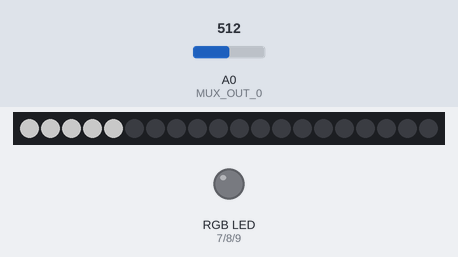
A sketch run on a simulated Arduino Leonardo, built with avr-gcc and run on an emulated ATmega32U4. On the bench: 20 RGB LEDs in strip order, left to right, an RGB LED mixed from three pins (HIGH = lit). Inputs (shaded band) come from the test bench; at power-on: A0 (MUX_OUT_0) = 512. Dim RGB values are drawn brighter than linear; the strip is taken to match the declared colour order; pins used as bus, display or sensor lines are not drawn.

Above: at 1.2 s.
1.3 s: A0 (MUX_OUT_0) set to 495
At 2.4 s:
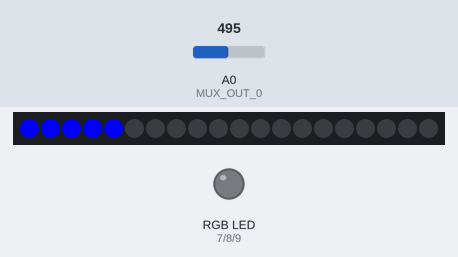
2.8 s: A0 (MUX_OUT_0) set to 716
At 3.1 s:
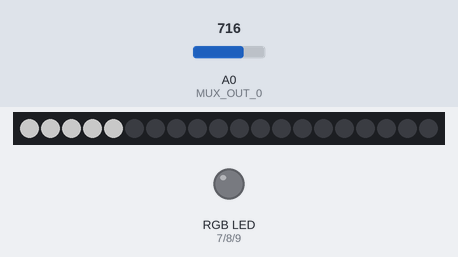
4.3 s: A0 (MUX_OUT_0) set to 511
At 4.7 s:
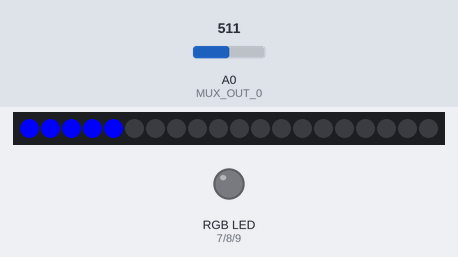
5.8 s: A0 (MUX_OUT_0) set to 900
At 6.8 s:
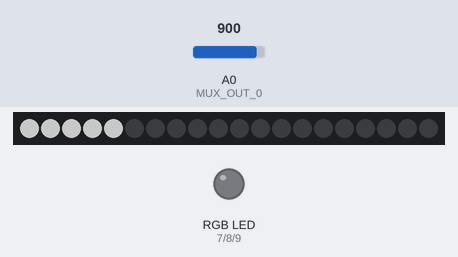
Timing chart, 0 to 8.3 s (numbered marks = the images above; inputs shaded):
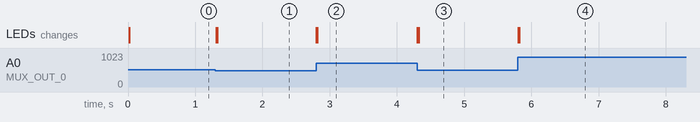

The sketch:

H3_MIDIController_Rev_2_SW_V_2_0.ino
```cpp
// Name: H3_HMI_TestBoard_Rev_2_SW_2_0
// Programmer: Pablo dMM (Pablodmm.isp@gmail.com)
// Date: July 2017
// Description:
// Test Code for H3_MIDIController_Rev_2 Board. Part of the Henar 3 project in which Autofabricantes collaborates.

// Library Import
#include <Adafruit_NeoPixel.h>
#include <MIDIUSB.h>

// MIDI MSSG VALUES

// First Byte
#define NOTE_ON     0x90
#define NOTE_OFF    0x80
#define CONTROL     0xB0

// Second Byte
#define MODULATION        1
#define VOLUME            7
#define NOTE_C           48
#define NOTE_Cs          49
#define NOTE_D           50
#define NOTE_Ds          51
#define NOTE_E           52
#define NOTE_F           53
#define NOTE_Fs          54
#define NOTE_G           55
#define NOTE_Gs          56
#define NOTE_A           57
#define NOTE_As          58
#define NOTE_B           59
#define NOTE_C2          60

// Pin Definition
#define LED               2
#define MUX_A             3
#define MUX_B             4
#define MUX_C             5
#define MUX_D             6
#define LED_R             7
#define LED_G             8
#define LED_B             9
#define SWT_0             10
#define SWT_1             11
#define MUX_OUT_0         0
#define MUX_OUT_1         1
#define MUX_OUT_1         2
#define POT_0             1
#define POT_1             2

// Constants Definition:
// --------------------------------------------------------------------
// --------------------------------------------------------------------

// General Program Parameters:
#define MIDI_CHANNEL 0   //Default MIDI channel. FOr user is +1

// SWITCH (SW) Control Parameters
// --------------------------------------------------------------------
// General Parameters:
#define SW_Q    5      // Switch Quantity
// Threshold Parameters:
#define SW_THR  512     // Switch Threshold
// SW RGB LED Color Definition:
#define OFF_R  100      // OFF PAD Color Red    [0:255]
#define OFF_G  100     //10 OFF PAD Color Green  [0:255]
#define OFF_B  100      // OFF PAD Color Blue   [0:255]
#define ON_R   0        // ON PAD Color Red     [0:255]
#define ON_G   0        // ON PAD Color Green   [0:255]
#define ON_B   255      // ON PAD Color Blue    [0:255]

// PIEZO (PZ) Control Parameters
// --------------------------------------------------------------------
// General Parameters:
#define PZ_Q      6     // Piezo Quantity
#define PZ_RLX    5    // Piezo Relax Time (ms)
// Threshold Parameters:
#define PZ_THR_0  40   // Piezo Sensor Threshold for PZ 7 (Wood)
#define PZ_THR_1  5   // Piezo Sensor Threshold for PZ 8 (Metal)
#define PZ_THR_2  50   // Piezo Sensor Threshold for PZ 9 (Plastic)
#define PZ_THR_3  5   // Piezo Sensor Threshold for PZ 10 (Wood #2)
#define PZ_THR_4  20    // Piezo Sensor Threshold for PZ 11 (Pad EVA #1)
#define PZ_THR_5  15    // Piezo Sensor Threshold for PZ 12 (Pad EVA #2)
// PZ RGB LED Color Definition:
#define PZ_OFF_R  0   // OFF PAD Color Red    [0:255]
#define PZ_OFF_G  0   // OFF PAD Color Green  [0:255]
#define PZ_OFF_B  0   // OFF PAD Color Blue   [0:255]
#define PZ_ON_R   255   // ON PAD Color Red     [0:255]
#define PZ_ON_G   0     // ON PAD Color Green   [0:255]
#define PZ_ON_B   255   // ON PAD Color Blue    [0:255]

// POTENTIOMETER (POT) Control Parameters
// --------------------------------------------------------------------
// General Parameters:
#define POT_Q      2     // Potentiometer Quantity


// Global Variables Definition
// --------------------------------------------------------------------
// --------------------------------------------------------------------

// Control Arrays for SW PAD
// --------------------------------------------------------------------
byte SW_MIDI_BYTE_1[SW_Q][2] = {{NOTE_ON,NOTE_OFF},{NOTE_ON,NOTE_OFF},{NOTE_ON,NOTE_OFF},{NOTE_ON,NOTE_OFF},{NOTE_ON,NOTE_OFF}};     // MIDI Values 1 Byte (Type)
byte SW_MIDI_BYTE_2[SW_Q] = {NOTE_C, NOTE_Cs, NOTE_D, NOTE_Ds, NOTE_As};             // MIDI Values 2 Byte (Note)
byte SW_MIDI_BYTE_3[SW_Q] = {100,100,100,100,100};     // MIDI Values 3 Byte (Velocity)
int SW_LED[(SW_Q)][3] = {{OFF_R}};     // LED PAD RGB Color Values
int SW_CTRL[SW_Q] = {1,1,1,1,1};     // PAD Results

// Control Arrays for PZ PAD
// --------------------------------------------------------------------
byte PZ_MIDI_BYTE_1[PZ_Q][2] = {{NOTE_ON,NOTE_OFF},{NOTE_ON,NOTE_OFF},{NOTE_ON,NOTE_OFF},{NOTE_ON,NOTE_OFF},{NOTE_ON,NOTE_OFF},{NOTE_ON,NOTE_OFF}};     // MIDI Values 1 Byte
byte PZ_MIDI_BYTE_2[PZ_Q] = {NOTE_E, NOTE_F, NOTE_Fs, NOTE_G, NOTE_Gs, NOTE_A};             // MIDI Values 2 Byte (Note)
int PZ_CTRL[PZ_Q] = {1,1,1,1,1,1};     // PAD Results
int PZ_THR[PZ_Q] = {PZ_THR_0, PZ_THR_1, PZ_THR_2, PZ_THR_3, PZ_THR_4, PZ_THR_5};

// Control Arrays for Potentiometers
// --------------------------------------------------------------------
int POT_PIN[POT_Q]={POT_0, POT_1};
byte POT_MIDI_BYTE_1[2] = {CONTROL, CONTROL};       // MIDI Values 1 Byte (Type)
byte POT_MIDI_BYTE_2[2] = {VOLUME, MODULATION};     // MIDI Values 2 Byte (Note)
byte POT_MIDI_BYTE_3[2] = {0, 0};                   // MIDI Values 3 Byte (Velocity)
int POT_TOL[2]= {5, 5};       // Variation Tolerance for Potentiometers

// Control Array for MISCELLANIA
// --------------------------------------------------------------------
int ON_RGB[3]  = {ON_R, ON_G, ON_B};    // ON LED SW PAD Color
int OFF_RGB[3] = {OFF_R, OFF_G, OFF_B}; // OFF LED SW PAD Color

int PZ_ON_RGB[3]  = {PZ_ON_R, PZ_ON_G, PZ_ON_B};    // ON LED SW PAD Color
int PZ_OFF_RGB[3] = {PZ_OFF_R, PZ_OFF_G, PZ_OFF_B}; // OFF LED SW PAD Color

int muxSel[4] = {MUX_D,MUX_C,MUX_B,MUX_A}; // MUX Selector Pins

int MAX_MIDI_VEL = 0;
int SW_ITE = 0;
int SW_ITE_MAX = 5;

Adafruit_NeoPixel ledPadStripe = Adafruit_NeoPixel((SW_Q*4), LED, NEO_RGB + NEO_KHZ800);


void setup() {
  Serial.begin(115200);   // Baudrate Set
  ledPadStripe.begin();
  ledPadStripe.show();

  // Set Pin Modes
  pinMode(MUX_A, OUTPUT);
  pinMode(MUX_B, OUTPUT);
  pinMode(MUX_C, OUTPUT);
  pinMode(MUX_D, OUTPUT);
  pinMode(LED_R, OUTPUT);
  pinMode(LED_G, OUTPUT);
  pinMode(LED_B, OUTPUT);
  pinMode(SWT_0, INPUT);
  pinMode(SWT_1, INPUT);

}

void loop() {
  // SW Handle
  //if(SW_ITE > SW_ITE_MAX){   // Iterator for Piezo Performance
    SW_PAD_read();
    //POT_read();
    //SW_ITE = 0;
  //}else{
  //  SW_ITE++;
  //}

  // PZ Handle
  //PZ_PAD_Read();
  delay(10);
}

void SW_PAD_read(){
  for (int i=0; i<SW_Q; i++){
    for(int h=0; h<4; h++){
     digitalWrite(muxSel[h], ((i>>(3-h)) & 0x01)); //MUX Setup pin for each MUX Pin
    }
    delay(1); // Delay por MUX Setup
    if (analogRead(MUX_OUT_0) < SW_THR){  // If SW Pad activated
      if (!SW_CTRL[i]){                 // if SW Pad not previously activated
        SW_CTRL[i] = 1;                 // Mark Pad as Activated
        //SW LED Control
        for(int n=0; n<3; n++){ // LED PAD ON Color
          SW_LED[i][n] = ON_RGB[n];
        }
      }
      SW_LED_update();
      //MIDI_TX(SW_MIDI_BYTE_1[i][0], SW_MIDI_BYTE_2[i], SW_MIDI_BYTE_3[i]);
    }else{
      if (SW_CTRL[i]){ // if SW Pad not previously activated
        SW_CTRL[i] = 0; // Mark Pad as not activated
        //SW LED Control
        for(int n=0; n<3; n++){ // LED PAD ON Color
           SW_LED[i][n] = OFF_RGB[n];
        }
      }
      SW_LED_update();
      //MIDI_TX(SW_MIDI_BYTE_1[i][1], SW_MIDI_BYTE_2[i], SW_MIDI_BYTE_3[i]);
    }
  }
}

/*
void PZ_PAD_Read(){
  for (int i=0; i<PZ_Q; i++){
  //for (int i=0; i<2; i++){
    for(int h=0; h<4; h++){
     digitalWrite(muxSel[h], (((i+8)>>(3-h)) & 0x01)); //MUX Setup pin for each MUX Pin
    }
    delay(1); // Delay for MUX Setup
    if (analogRead(MUX_OUT) > PZ_THR[i]){
      if(!PZ_CTRL[i]){   // If PZ not activated
        PZ_CTRL[i] = 1;
        RGB_LED_Control(PZ_ON_RGB[0], PZ_ON_RGB[1], PZ_ON_RGB[2]);
        //delay(PZ_RLX); // Relax time for the Piezo
        // MIDI USB MSSG
        MIDI_TX(PZ_MIDI_BYTE_1[i][0], PZ_MIDI_BYTE_2[i], map(analogRead(MUX_OUT),PZ_THR[i],1024,80,127));
      }
    }else{
      if(PZ_CTRL[i]){   // If PZ activated
        PZ_CTRL[i] = 0;
        RGB_LED_Control(PZ_OFF_RGB[0], PZ_OFF_RGB[1], PZ_OFF_RGB[2]);
        // MIDI USB MSSG
        MIDI_TX(PZ_MIDI_BYTE_1[i][1], PZ_MIDI_BYTE_2[i], 0);
        //delay(PZ_RLX); // Relax time for the Piezo
      }
    }
  }
}
*/
void POT_read(){
  for(int i=0; i<POT_Q; i++){
    int potRead = map(analogRead(POT_PIN[i]),0,1024,0,127);
    if((potRead <(POT_MIDI_BYTE_3[i]-POT_TOL[i])) || (potRead <(POT_MIDI_BYTE_3[i]+POT_TOL[i]))){
      POT_MIDI_BYTE_3[i] = potRead;
      // Send MIDI Message
      MIDI_TX(POT_MIDI_BYTE_1[i], POT_MIDI_BYTE_2[i], POT_MIDI_BYTE_3[i]);
    }
  }
}

void RGB_LED_Control(int R, int G, int B){
  analogWrite(LED_R, 255- R);
  analogWrite(LED_G, 255- G);
  analogWrite(LED_B, 255- B);
}

void SW_LED_update(){
  for(int i=0; i<SW_Q; i++){ // PAD Button Iterator
    ledPadStripe.setPixelColor(i,SW_LED[i][1],SW_LED[i][0],SW_LED[i][2]); // Heavy Stuff
  }
  delay(1);
  ledPadStripe.show(); // Update LEDs
}


void MIDI_TX(byte MESSAGE, byte PITCH, byte VELOCITY)
{
  //byte status1 = MESSAGE + MIDI_CHANNEL;
  //Serial.write(MESSAGE + MIDI_CHANNEL);
  //Serial.write(PITCH);
  //Serial.write(VELOCITY);
  midiEventPacket_t event = {(byte)(MESSAGE >> 4), (byte)(MESSAGE | MIDI_CHANNEL), PITCH, VELOCITY};
  MidiUSB.sendMIDI(event);
  MidiUSB.flush();
}
```

Measured:
- the behaviour switches between 512 and 511 on A0 (MUX_OUT_0) (found by bisection; images 0 and 1)
- after the input at 1.3 s, the LEDs: first change at once (image 1 shows a later state)
- after the input at 2.8 s, the LEDs: first change at once (image 2 shows a later state)
- after the input at 4.3 s, the LEDs: first change at once (image 3 shows a later state)
- after the input at 5.8 s, the LEDs: first change at once (image 4 shows a later state)
